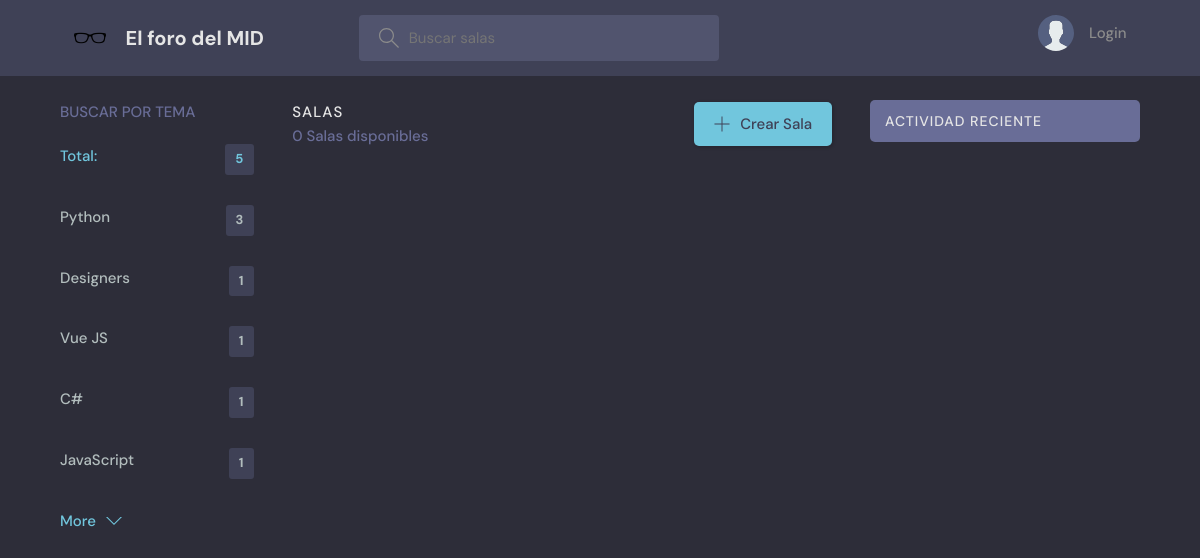
The app's page /?q=desarrollismo, older data.
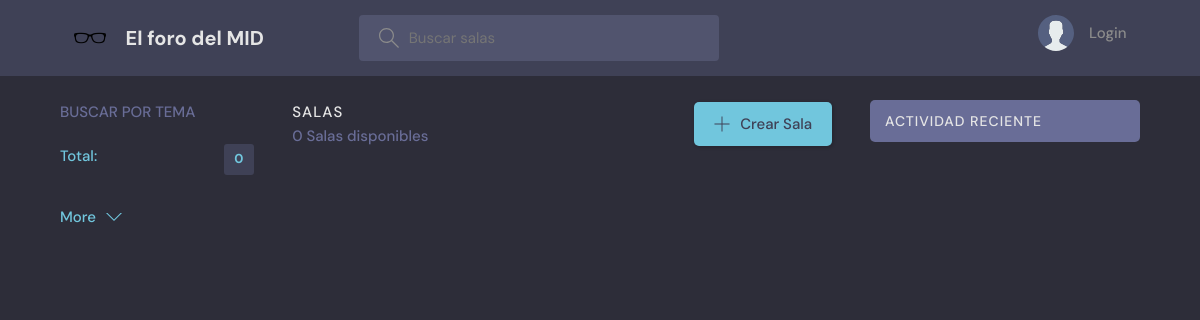
The same page, newer data.
### base/models.py (models this page shows, shortened)
class Topic(models.Model):
    id = models.AutoField(primary_key=True)
    name = models.CharField(max_length=200)

### base/views.py (the view)
# urls.py: path('', views.home, name="home"),
def home(request):
    q = request.GET.get('q') if request.GET.get('q') != None else ''
    rooms = Room.objects.filter(
        Q(topic__name__icontains=q) |
        Q(name__icontains=q) |
        Q(description__icontains=q)
    )
    topics = Topic.objects.all()[0:5]
    room_count = rooms.count()
    room_messages = Message.objects.filter(
        Q(room__topic__name__icontains=q))[0:3]
    context = {'rooms': rooms, 'topics': topics,
               'room_count': room_count, 'room_messages': room_messages}
    return render(request, 'base/home.html', context)

### base/templates/base/home.html (shortened to what this page needs)
{% extends 'main.html' %}
{% block content %}
<main class="layout layout--3">
  <div class="container">
    {% include 'base/topics_component.html' %}
    <div class="roomList">
      <div class="roomList__header">
        <div>
          <h2>Salas</h2>
          <p>{{room_count}} Salas disponibles</p>
        </div>
        <a class="btn btn--main" href="{% url 'create-room' %}">
          <svg version="1.1" xmlns="http://www.w3.org/2000/svg" width="32" height="32" viewBox="0 0 32 32">
            <title>add</title>
            <path
              d="M16.943 0.943h-1.885v14.115h-14.115v1.885h14.115v14.115h1.885v-14.115h14.115v-1.885h-14.115v-14.115z">
            </path>
          </svg>
          Crear Sala
        </a>
      </div>
    </div>
    {% include 'base/activity_component.html' %}
  </div>
</main>
{% endblock %}

### base/templates/base/topics_component.html
<div class="topics">
    <div class="topics__header">
        <h2>Buscar por tema</h2>
    </div>
    <ul class="topics__list">
        <li>
            <a href="{% url 'home' %}" class="active">Total: <span>{{topics.count}}</span></a>
        </li>
        {% for topic in topics %}
        <li>
            <a href="{% url 'home' %}?q={{topic.name}}">{{topic.name}}<span>{{topic.room_set.all.count}}</span></a>
        </li>
        {% endfor %}
    </ul>
    <a class="btn btn--link" href="{% url 'topics' %}">
        More
        <svg version="1.1" xmlns="http://www.w3.org/2000/svg" width="32" height="32" viewBox="0 0 32 32">
            <title>chevron-down</title>
            <path d="M16 21l-13-13h-3l16 16 16-16h-3l-13 13z"></path>
        </svg>
    </a>
</div>

Row changes from the older to the newer data that the page shows:
removed Topic: name "Python", room_set.all.count "3"
removed Topic: name "Designers", room_set.all.count "1"
removed Topic: name "Vue JS", room_set.all.count "1"
removed Topic: name "C#", room_set.all.count "1"
removed Topic: name "JavaScript", room_set.all.count "1"
Text that changed along with them:
{{ topics.count }}: "5" → "0"
